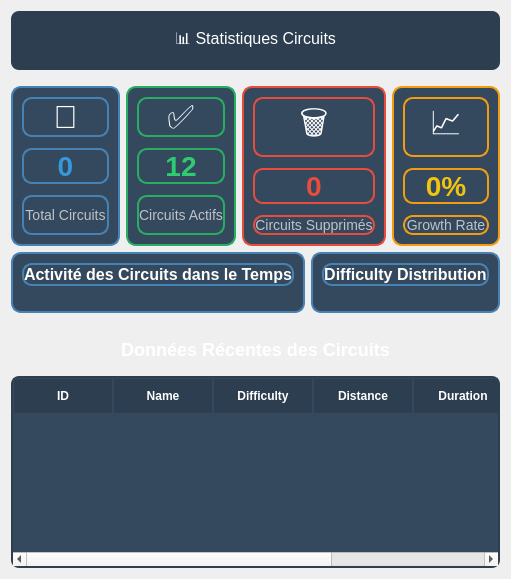
      <widget class="QWidget" name="tabCircuitStatistique">
       <attribute name="title">
        <string>statistique</string>
       </attribute>
       <layout class="QVBoxLayout" name="verticalLayout_stats">
        <item>
         <widget class="QLabel" name="label_stats_header">
          <property name="font">
           <font>
            <family>Segoe UI</family>
            <pointsize>12</pointsize>
            <italic>false</italic>
            <bold>false</bold>
           </font>
          </property>
          <property name="styleSheet">
           <string notr="true">font-family: 'Segoe UI';
color: #ffffff;
background-color: #2c3e50;
padding: 15px;
border-radius: 8px;
margin-bottom: 10px;</string>
          </property>
          <property name="text">
           <string>📊 Statistiques Circuits</string>
          </property>
          <property name="alignment">
           <set>Qt::AlignmentFlag::AlignCenter</set>
          </property>
         </widget>
        </item>
        <item>
         <layout class="QHBoxLayout" name="horizontalLayout_kpi">
          <item>
           <widget class="QFrame" name="frame_total_circuits">
            <property name="styleSheet">
             <string notr="true">QFrame {
background-color: #34495e;
border: 2px solid #4682b4;
border-radius: 10px;
color: white;
}</string>
            </property>
            <property name="frameShape">
             <enum>QFrame::Shape::StyledPanel</enum>
            </property>
            <property name="frameShadow">
             <enum>QFrame::Shadow::Raised</enum>
            </property>
            <layout class="QVBoxLayout" name="verticalLayout_total">
             <item>
              <widget class="QLabel" name="label_total_icon">
               <property name="styleSheet">
                <string notr="true">font-size: 32px; margin-bottom: 5px;</string>
               </property>
               <property name="text">
                <string>🔢</string>
               </property>
               <property name="alignment">
                <set>Qt::AlignmentFlag::AlignCenter</set>
               </property>
              </widget>
             </item>
             <item>
              <widget class="QLabel" name="label_total_value">
               <property name="styleSheet">
                <string notr="true">font-family: 'Segoe UI'; font-size: 28px; font-weight: bold; color: #3498db; margin-bottom: 5px;</string>
               </property>
               <property name="text">
                <string>0</string>
               </property>
               <property name="alignment">
                <set>Qt::AlignmentFlag::AlignCenter</set>
               </property>
              </widget>
             </item>
             <item>
              <widget class="QLabel" name="label_total_text">
               <property name="styleSheet">
                <string notr="true">font-family: 'Segoe UI'; font-size: 14px; color: #bdc3c7;</string>
               </property>
               <property name="text">
                <string>Total Circuits</string>
               </property>
               <property name="alignment">
                <set>Qt::AlignmentFlag::AlignCenter</set>
               </property>
              </widget>
             </item>
            </layout>
           </widget>
          </item>
          <item>
           <widget class="QFrame" name="frame_active_circuits">
            <property name="styleSheet">
             <string notr="true">QFrame {
background-color: #34495e;
border: 2px solid #27ae60;
border-radius: 10px;
color: white;
}</string>
            </property>
            <property name="frameShape">
             <enum>QFrame::Shape::StyledPanel</enum>
            </property>
            <property name="frameShadow">
             <enum>QFrame::Shadow::Raised</enum>
            </property>
            <layout class="QVBoxLayout" name="verticalLayout_active">
             <item>
              <widget class="QLabel" name="label_active_icon">
               <property name="styleSheet">
                <string notr="true">font-size: 32px; margin-bottom: 5px;</string>
               </property>
               <property name="text">
                <string>✅</string>
               </property>
               <property name="alignment">
                <set>Qt::AlignmentFlag::AlignCenter</set>
               </property>
              </widget>
             </item>
             <item>
              <widget class="QLabel" name="label_active_value">
               <property name="styleSheet">
                <string notr="true">font-family: 'Segoe UI'; font-size: 28px; font-weight: bold; color: #2ecc71; margin-bottom: 5px;</string>
               </property>
               <property name="text">
                <string>12</string>
               </property>
               <property name="alignment">
                <set>Qt::AlignmentFlag::AlignCenter</set>
               </property>
              </widget>
             </item>
             <item>
              <widget class="QLabel" name="label_active_text">
               <property name="styleSheet">
                <string notr="true">font-family: 'Segoe UI'; font-size: 14px; color: #bdc3c7;</string>
               </property>
               <property name="text">
                <string>Circuits Actifs</string>
               </property>
               <property name="alignment">
                <set>Qt::AlignmentFlag::AlignCenter</set>
               </property>
              </widget>
             </item>
            </layout>
           </widget>
          </item>
          <item>
           <widget class="QFrame" name="frame_deleted_circuits">
            <property name="styleSheet">
             <string notr="true">QFrame {
background-color: #34495e;
border: 2px solid #e74c3c;
border-radius: 10px;
color: white;
}</string>
            </property>
            <property name="frameShape">
             <enum>QFrame::Shape::StyledPanel</enum>
            </property>
            <property name="frameShadow">
             <enum>QFrame::Shadow::Raised</enum>
            </property>
            <layout class="QVBoxLayout" name="verticalLayout_deleted">
             <item>
              <widget class="QLabel" name="label_deleted_icon">
               <property name="styleSheet">
                <string notr="true">font-size: 32px; margin-bottom: 5px;</string>
               </property>
               <property name="text">
                <string>🗑️</string>
               </property>
               <property name="alignment">
                <set>Qt::AlignmentFlag::AlignCenter</set>
               </property>
              </widget>
             </item>
             <item>
              <widget class="QLabel" name="label_deleted_value">
               <property name="styleSheet">
                <string notr="true">font-family: 'Segoe UI'; font-size: 28px; font-weight: bold; color: #e74c3c; margin-bottom: 5px;</string>
               </property>
               <property name="text">
                <string>0</string>
               </property>
               <property name="alignment">
                <set>Qt::AlignmentFlag::AlignCenter</set>
               </property>
              </widget>
             </item>
             <item>
              <widget class="QLabel" name="label_deleted_text">
               <property name="styleSheet">
                <string notr="true">font-family: 'Segoe UI'; font-size: 14px; color: #bdc3c7;</string>
               </property>
               <property name="text">
                <string>Circuits Supprimés</string>
               </property>
               <property name="alignment">
                <set>Qt::AlignmentFlag::AlignCenter</set>
               </property>
              </widget>
             </item>
            </layout>
           </widget>
          </item>
          <item>
           <widget class="QFrame" name="frame_growth_rate">
            <property name="styleSheet">
             <string notr="true">QFrame {
background-color: #34495e;
border: 2px solid #f39c12;
border-radius: 10px;
color: white;
}</string>
            </property>
            <property name="frameShape">
             <enum>QFrame::Shape::StyledPanel</enum>
            </property>
            <property name="frameShadow">
             <enum>QFrame::Shadow::Raised</enum>
            </property>
            <layout class="QVBoxLayout" name="verticalLayout_growth">
             <item>
              <widget class="QLabel" name="label_growth_icon">
               <property name="styleSheet">
                <string notr="true">font-size: 32px; margin-bottom: 5px;</string>
               </property>
               <property name="text">
                <string>📈</string>
               </property>
               <property name="alignment">
                <set>Qt::AlignmentFlag::AlignCenter</set>
               </property>
              </widget>
             </item>
             <item>
              <widget class="QLabel" name="label_growth_value">
               <property name="styleSheet">
                <string notr="true">font-family: 'Segoe UI'; font-size: 28px; font-weight: bold; color: #f1c40f; margin-bottom: 5px;</string>
               </property>
               <property name="text">
                <string>0%</string>
               </property>
               <property name="alignment">
                <set>Qt::AlignmentFlag::AlignCenter</set>
               </property>
              </widget>
             </item>
             <item>
              <widget class="QLabel" name="label_growth_text">
               <property name="styleSheet">
                <string notr="true">font-family: 'Segoe UI'; font-size: 14px; color: #bdc3c7;</string>
               </property>
               <property name="text">
                <string>Growth Rate</string>
               </property>
               <property name="alignment">
                <set>Qt::AlignmentFlag::AlignCenter</set>
               </property>
              </widget>
             </item>
            </layout>
           </widget>
          </item>
         </layout>
        </item>
        <item>
         <layout class="QHBoxLayout" name="horizontalLayout_charts">
          <item>
           <widget class="QFrame" name="frame_spline_chart">
            <property name="styleSheet">
             <string notr="true">QFrame {
background-color: #34495e;
border: 2px solid #4682b4;
border-radius: 10px;
}</string>
            </property>
            <property name="frameShape">
             <enum>QFrame::Shape::StyledPanel</enum>
            </property>
            <property name="frameShadow">
             <enum>QFrame::Shadow::Raised</enum>
            </property>
            <layout class="QVBoxLayout" name="verticalLayout_spline">
             <item>
              <widget class="QLabel" name="label_spline_title">
               <property name="styleSheet">
                <string notr="true">font-family: 'Segoe UI'; font-size: 16px; font-weight: bold; color: white; margin-bottom: 10px;</string>
               </property>
               <property name="text">
                <string>Activité des Circuits dans le Temps</string>
               </property>
               <property name="alignment">
                <set>Qt::AlignmentFlag::AlignCenter</set>
               </property>
              </widget>
             </item>
             <item>
              <widget class="QChartView" name="splineChartView" native="true"/>
             </item>
            </layout>
           </widget>
          </item>
          <item>
           <widget class="QFrame" name="frame_pie_chart">
            <property name="styleSheet">
             <string notr="true">QFrame {
background-color: #34495e;
border: 2px solid #4682b4;
border-radius: 10px;
}</string>
            </property>
            <property name="frameShape">
             <enum>QFrame::Shape::StyledPanel</enum>
            </property>
            <property name="frameShadow">
             <enum>QFrame::Shadow::Raised</enum>
            </property>
            <layout class="QVBoxLayout" name="verticalLayout_pie">
             <item>
              <widget class="QLabel" name="label_pie_title">
               <property name="styleSheet">
                <string notr="true">font-family: 'Segoe UI'; font-size: 16px; font-weight: bold; color: white; margin-bottom: 10px;</string>
               </property>
               <property name="text">
                <string>Difficulty Distribution</string>
               </property>
               <property name="alignment">
                <set>Qt::AlignmentFlag::AlignCenter</set>
               </property>
              </widget>
             </item>
             <item>
              <widget class="QChartView" name="pieChartView" native="true"/>
             </item>
            </layout>
           </widget>
          </item>
         </layout>
        </item>
        <item>
         <widget class="QLabel" name="label_table_title">
          <property name="styleSheet">
           <string notr="true">font-family: 'Segoe UI';
font-size: 18px;
font-weight: bold;
color: #ffffff;
margin-top: 20px;
margin-bottom: 10px;</string>
          </property>
          <property name="text">
           <string>Données Récentes des Circuits</string>
          </property>
          <property name="alignment">
           <set>Qt::AlignmentFlag::AlignCenter</set>
          </property>
         </widget>
        </item>
        <item>
         <widget class="QTableWidget" name="tableWidget_stats">
          <property name="styleSheet">
           <string notr="true">QTableWidget {
background-color: #34495e;
color: white;
gridline-color: #4682b4;
border: 2px solid #2c3e50;
border-radius: 8px;
}
QHeaderView::section {
background-color: #2c3e50;
color: white;
padding: 8px;
border: 1px solid #34495e;
font-weight: bold;
}
QTableWidget::item {
padding: 5px;
border-bottom: 1px solid #4a6274;
}
QTableWidget::item:selected {
background-color: #4682b4;
}</string>
          </property>
          <column>
           <property name="text">
            <string>ID</string>
           </property>
          </column>
          <column>
           <property name="text">
            <string>Name</string>
           </property>
          </column>
          <column>
           <property name="text">
            <string>Difficulty</string>
           </property>
          </column>
          <column>
           <property name="text">
            <string>Distance</string>
           </property>
          </column>
          <column>
           <property name="text">
            <string>Duration</string>
           </property>
          </column>
          <column>
           <property name="text">
            <string>Status</string>
           </property>
          </column>
         </widget>
        </item>
       </layout>
      </widget>
